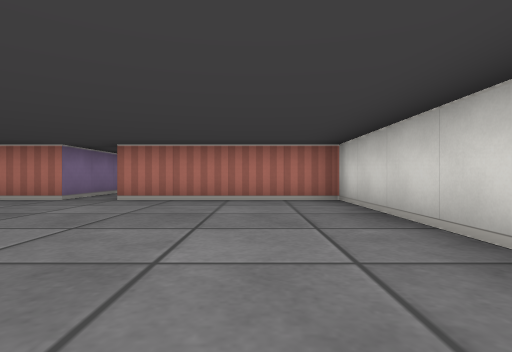
view 1 (above)

16 first-person views from a walk through a cub3D ray-caster map. The camera is about half as high as the walls, looks level and sees 80° across. The floor is counted in squares. Each view is taken from the middle of a square. On the plan, view 1 faces up. The plan holds only what a view shows up to about 9 squares ahead; the rest is blank.

view 2
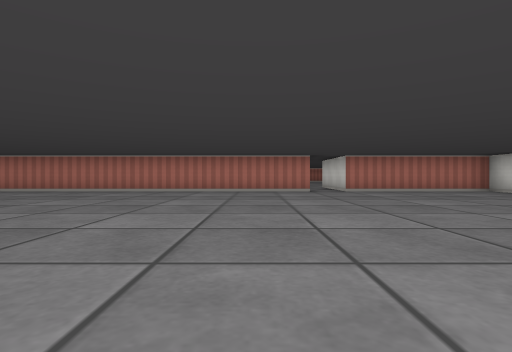

view 3
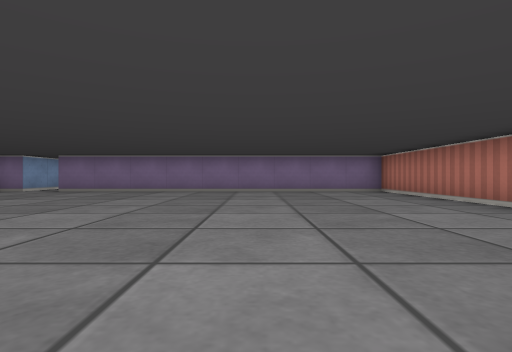

view 4
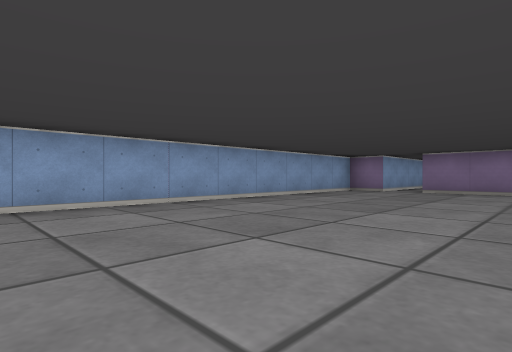

view 5
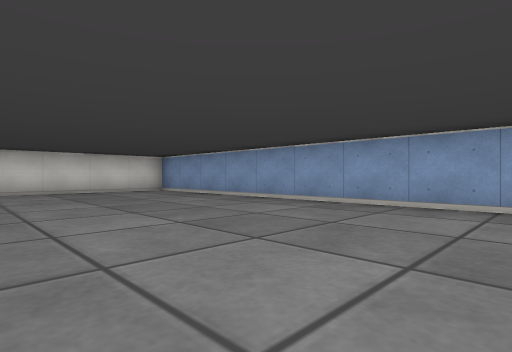

view 6
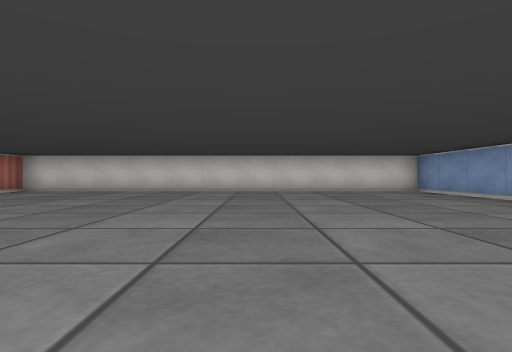

view 7
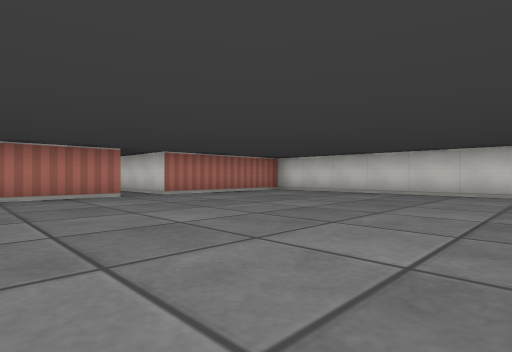

view 8
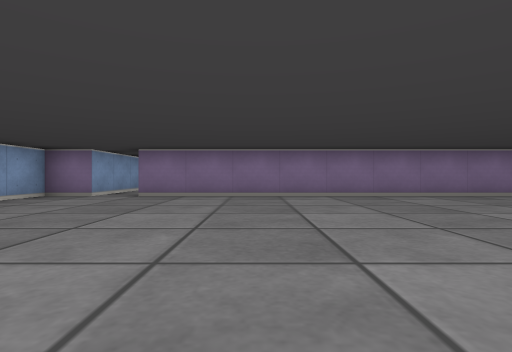

view 9
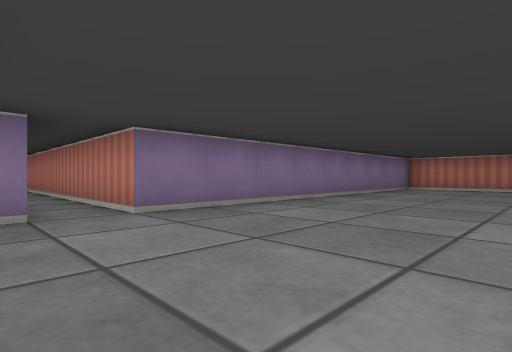

view 10
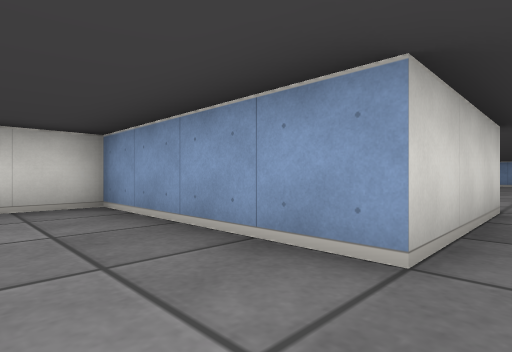

view 11
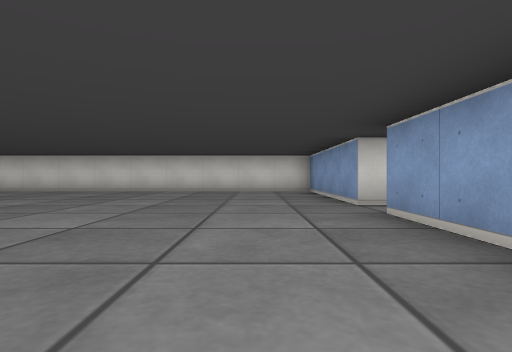

view 12
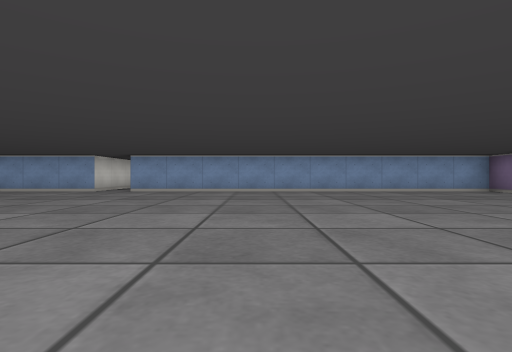

view 13
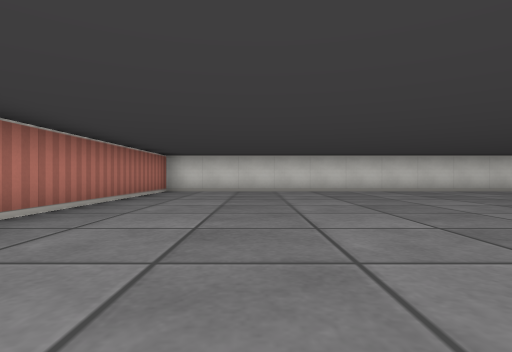

view 14
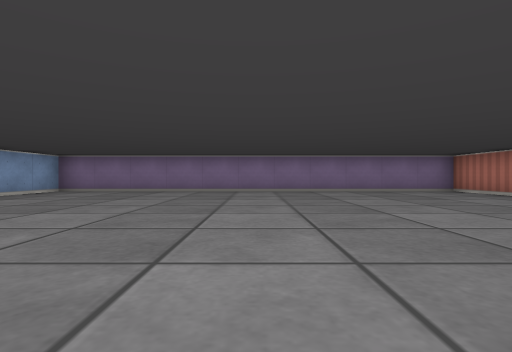

view 15
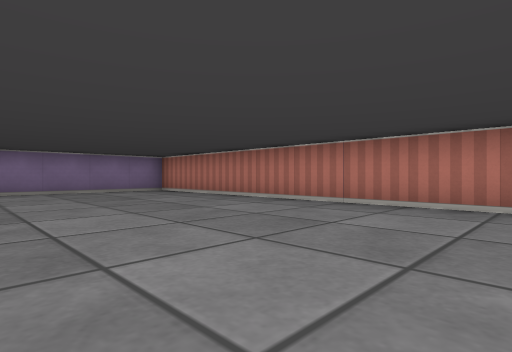

view 16
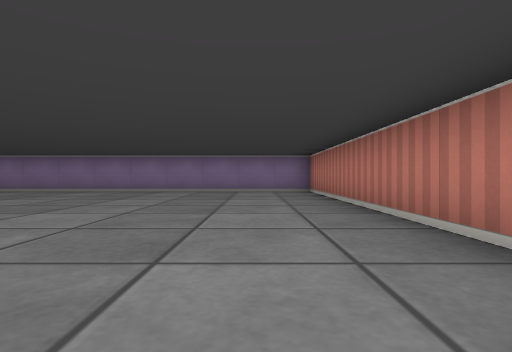

### Floor plan
Points are (right, up) in squares from view 1. A wall is a line through its corners. A room is listed if a view was taken in it or the views show most of it. See-through windows are left out.
Room 1 (views 1, 2, 3, 4, 5, 6, 7, 8, 9)
walls: (-16, -4.5) (-13.5, -4.5) (-13.5, -5.5) (1.5, -5.5) (1.5, 5.5) (-2.5, 5.5) (-2.5, 8.5); (-3.5, 7.8) (-3.5, 5.5) (-13.5, 5.5) (-13.5, -3.5) (-20.4, -3.5)
ways out: opening at (-3, 8) to room 2
Room 2 (views 10, 11, 12, 13, 14, 15, 16)
walls: (-2.5, 8.5) (1.5, 8.5) (1.5, 19.5) (-13.5, 19.5) (-13.5, 8.5) (-3.5, 8.5)
ways out: opening at (-3, 8) to room 1

Positions as (right, up) in squares from view 1, and headings:
1: (0, 0), facing up
2: (-5, -3), facing up
3: (-5, 2), facing left
4: (-5, -1), facing down-left
5: (-7, -1), facing down-right
6: (-7, -1), facing right
7: (-6, -1), facing up-right
8: (-7, -1), facing left
9: (-10, -5), facing up-left
10: (-3, 10), facing down-right
11: (-7, 10), facing right
12: (-7, 17), facing down
13: (-7, 17), facing right
14: (-5, 14), facing left
15: (-5, 15), facing up-left
16: (-5, 18), facing left
